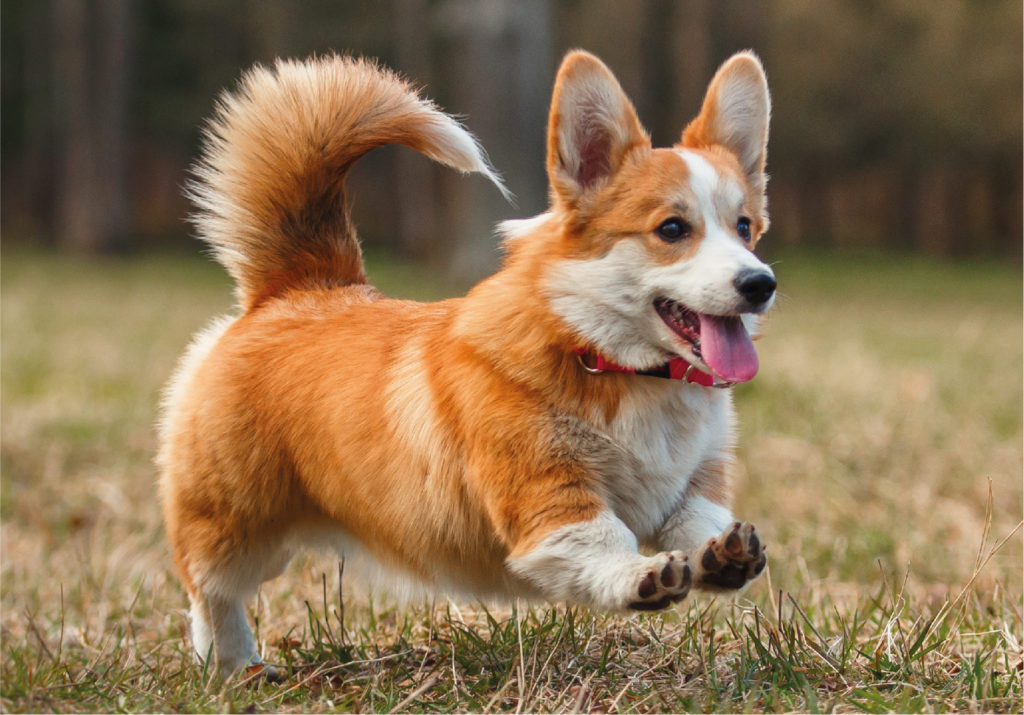
//> input picture image.jpg, 1024 x 715 px
$ ./colorspace   (built with g++ and OpenCV 4)
//> lines starting //> are read from the running program, lines starting //| are printed output that depends on the picture; after the words box and inside, x2 and y2 are one past the last pixel; in counts of white or black regions, pixels touching at a corner belong together
#include <opencv2/opencv.hpp>
#include <iostream>

using namespace cv;
using namespace std;


int main() {
  Mat image = imread("./image.jpg");
//> image is the input picture: 715 rows x 1024 cols, CV_8UC3; mean B, G, R 82.2, 114.2, 140.5

  if (image.empty()) {
    cout << "Не удалось загрузить изображение!" << endl;
    return -1;
  }

	// [68 lines of commented-out code are left out]
	Mat hsvImage;
	cvtColor(image, hsvImage, COLOR_BGR2HSV);
//> hsvImage: 715 rows x 1024 cols, CV_8UC3; mean H, S, V 20.3, 103.8, 140.7

	Mat mask, mask1, mask2, result;

	// Определение красного цвета на картинке и создание маски
	inRange(hsvImage, Scalar(0, 100, 100), Scalar(10, 255, 255), mask1);
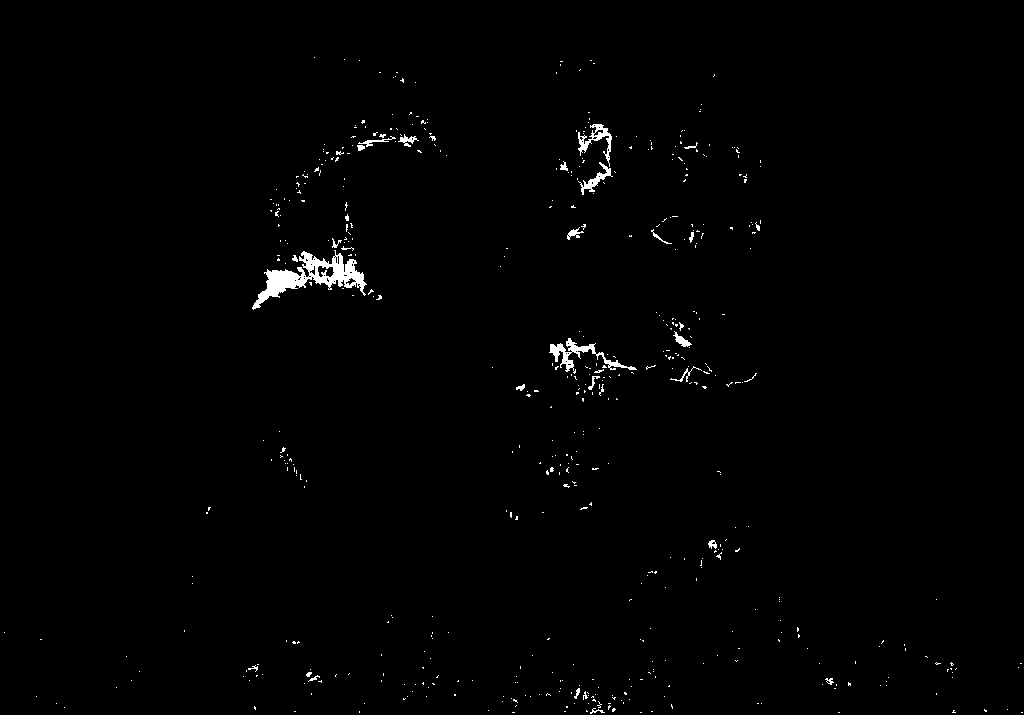
//> mask1: 715 rows x 1024 cols, CV_8UC1; 0.88% white; 533 white regions (501 under 20 px), largest, box (x1, y1, x2, y2) and area: (252, 250, 367, 310) 2187, (549, 338, 637, 374) 702, (578, 124, 612, 167) 418
	inRange(hsvImage, Scalar(160, 100, 100), Scalar(180, 255, 255), mask2);
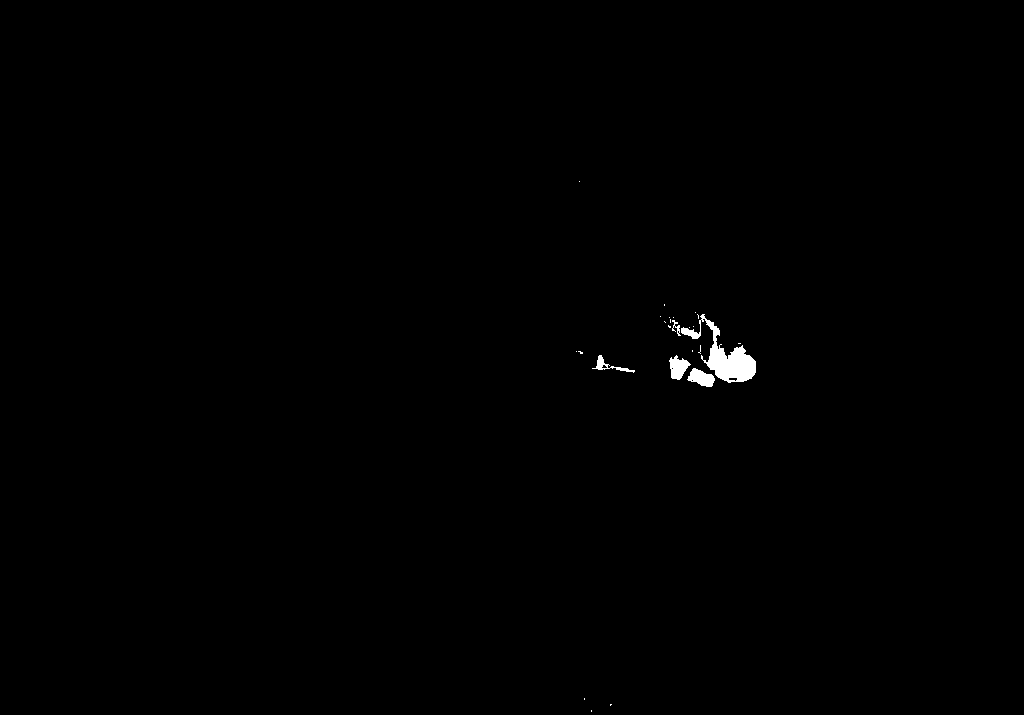
//> mask2: 715 rows x 1024 cols, CV_8UC1; 0.35% white; 25 white regions (20 under 20 px), largest, box (x1, y1, x2, y2) and area: (681, 314, 756, 383) 1635, (687, 368, 715, 387) 324, (669, 355, 691, 380) 323, (592, 355, 635, 373) 179, (672, 320, 681, 336) 56

	// Наложение маски на оригинальное изображение
	bitwise_or(mask1, mask2, mask);
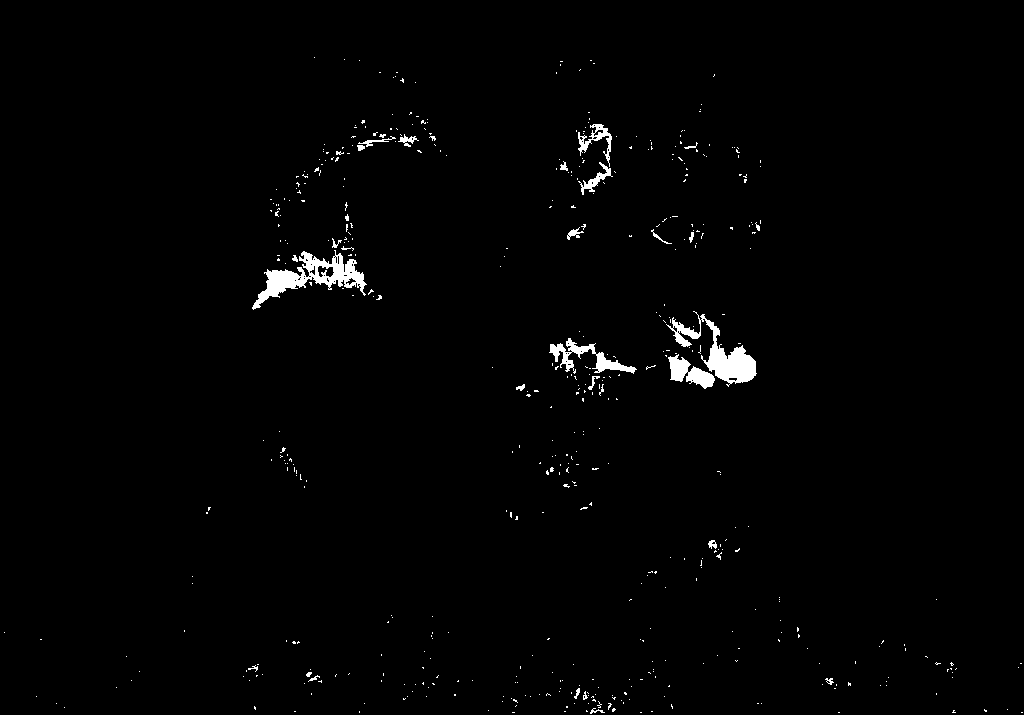
//> mask: 715 rows x 1024 cols, CV_8UC1; 1.2% white; 506 white regions (475 under 20 px), largest, box (x1, y1, x2, y2) and area: (252, 250, 367, 310) 2187, (666, 311, 757, 387) 1922, (549, 338, 637, 374) 926
	bitwise_and(image, image, result, mask);

	imshow("Original Image", image);
	imshow("Mask", mask);
	imshow("Result Image", result);


  	waitKey(0);
	destroyAllWindows();

  return 0;
}
